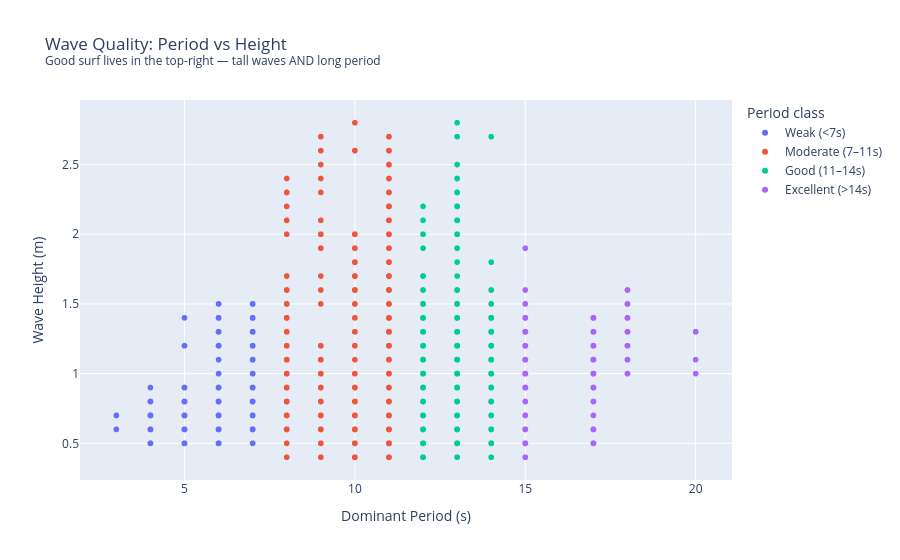
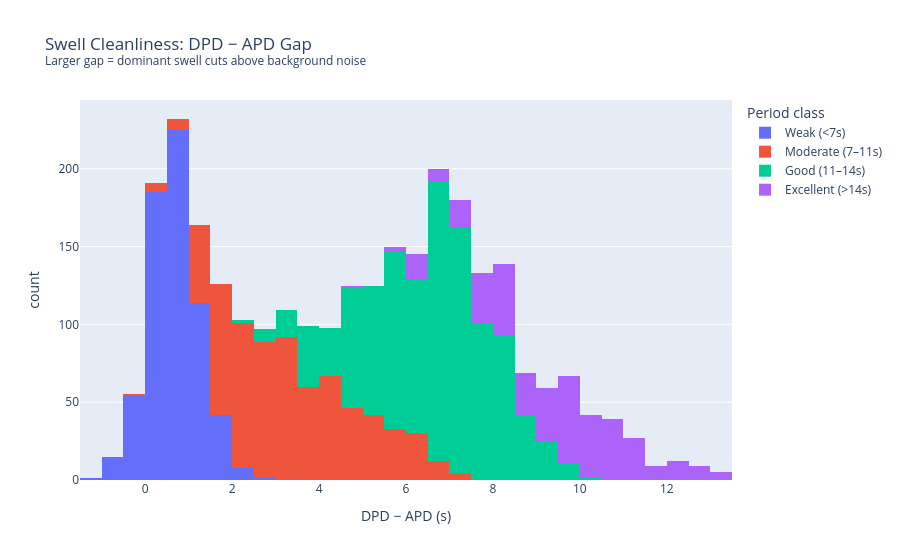
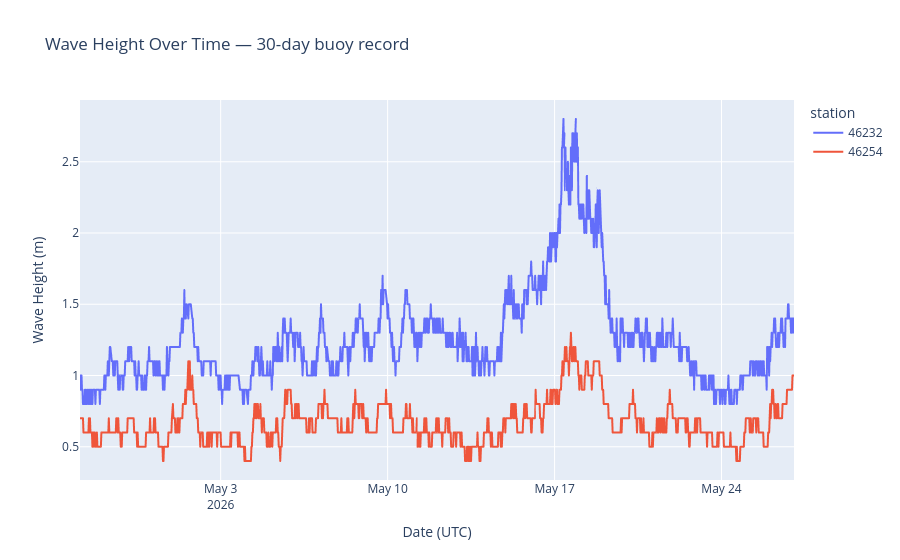

Write notebook code for charts like these, in order.
### Markdown cell above
---

## 1 — The Ocean Engine: Raw Swell Characteristics

*Where does the wave energy come from, and is it organized?*

Before a wave reaches a beach it has to cross the Pacific as a swell. The two numbers that matter most are:

- **WVHT (significant wave height)** — how tall the waves are at the buoy. Necessary but not sufficient for good surf.
- **DPD (dominant period)** — seconds between wave crests. This is the single most important quality indicator. A long period (≥ 12 s) means the swell traveled from a distant storm and each wave is fully organized and powerful. A short period (< 8 s) is local wind chop — messy and weak.

We also engineer two features here:
- **Swell energy proxy** = WVHT² × DPD — captures both size and organisation in one number.
- **Period gap** (DPD − APD) — a large gap means a clean swell is cutting above the background ocean noise.

### Code cell
# ── Feature engineering ─────────────────────────────────────────────────────
buoy['swell_energy'] = (buoy['WVHT'] ** 2) * buoy['DPD']
buoy['period_gap']   = buoy['DPD'] - buoy['APD']

dpd_conditions = [
    (buoy['DPD'] <= 7),
    (buoy['DPD'] > 7)  & (buoy['DPD'] <= 11),
    (buoy['DPD'] > 11) & (buoy['DPD'] <= 14),
    (buoy['DPD'] > 14),
]
dpd_choices = ['Weak (<7s)', 'Moderate (7–11s)', 'Good (11–14s)', 'Excellent (>14s)']
buoy['dpd_category'] = np.select(dpd_conditions, dpd_choices, default='Unknown')

# ── Wave quality scatter: DPD vs WVHT ───────────────────────────────────────
fig = px.scatter(
    buoy, x='DPD', y='WVHT', color='dpd_category',
    title='Wave Quality: Period vs Height<br><sup>Good surf lives in the top-right — tall waves AND long period</sup>',
    labels={'DPD': 'Dominant Period (s)', 'WVHT': 'Wave Height (m)', 'dpd_category': 'Period class'},
    category_orders={'dpd_category': dpd_choices},
)
fig.show()

# ── Period gap distribution ──────────────────────────────────────────────────
fig_gap = px.histogram(
    buoy, x='period_gap', color='dpd_category',
    title='Swell Cleanliness: DPD − APD Gap<br><sup>Larger gap = dominant swell cuts above background noise</sup>',
    labels={'period_gap': 'DPD − APD (s)', 'dpd_category': 'Period class'},
    category_orders={'dpd_category': dpd_choices},
)
fig_gap.show()

# ── Time series of wave height ───────────────────────────────────────────────
fig_ts = px.line(
    buoy, x='timestamp_utc', y='WVHT', color='station',
    title='Wave Height Over Time — 30-day buoy record',
    labels={'timestamp_utc': 'Date (UTC)', 'WVHT': 'Wave Height (m)'},
)
fig_ts.show()

### Figure 1 — Plotly figure (JSON) as saved in the notebook; plotly's stock layout.template omitted (floating-point values rounded to 4 significant figures; data arrays with more than 128 entries replaced by an {"elided": "..."} marker saying what was removed)
{"data": [{"hovertemplate": "Period class=Weak (<7s)<br>Dominant Period (s)=%{x}<br>Wave Height (m)=%{y}<extra></extra>", "legendgroup": "Weak (<7s)", "marker": {"color": "#636efa", "symbol": "circle"}, "mode": "markers", "name": "Weak (<7s)", "showlegend": true, "type": "scattergl", "x": {"elided": "645 int values"}, "xaxis": "x", "y": {"elided": "645 float values"}, "yaxis": "y"}, {"hovertemplate": "Period class=Moderate (7–11s)<br>Dominant Period (s)=%{x}<br>Wave Height (m)=%{y}<extra></extra>", "legendgroup": "Moderate (7–11s)", "marker": {"color": "#EF553B", "symbol": "circle"}, "mode": "markers", "name": "Moderate (7–11s)", "showlegend": true, "type": "scattergl", "x": {"elided": "715 int values"}, "xaxis": "x", "y": {"elided": "715 float values"}, "yaxis": "y"}, {"hovertemplate": "Period class=Good (11–14s)<br>Dominant Period (s)=%{x}<br>Wave Height (m)=%{y}<extra></extra>", "legendgroup": "Good (11–14s)", "marker": {"color": "#00cc96", "symbol": "circle"}, "mode": "markers", "name": "Good (11–14s)", "showlegend": true, "type": "scattergl", "x": {"elided": "1082 int values"}, "xaxis": "x", "y": {"elided": "1082 float values"}, "yaxis": "y"}, {"hovertemplate": "Period class=Excellent (>14s)<br>Dominant Period (s)=%{x}<br>Wave Height (m)=%{y}<extra></extra>", "legendgroup": "Excellent (>14s)", "marker": {"color": "#ab63fa", "symbol": "circle"}, "mode": "markers", "name": "Excellent (>14s)", "showlegend": true, "type": "scattergl", "x": {"elided": "383 int values"}, "xaxis": "x", "y": {"elided": "383 float values"}, "yaxis": "y"}], "layout": {"legend": {"title": {"text": "Period class"}, "tracegroupgap": 0}, "title": {"text": "Wave Quality: Period vs Height<br><sup>Good surf lives in the top-right — tall waves AND long period</sup>"}, "xaxis": {"anchor": "y", "domain": [0, 1], "title": {"text": "Dominant Period (s)"}}, "yaxis": {"anchor": "x", "domain": [0, 1], "title": {"text": "Wave Height (m)"}}}}

### Figure 2 — Plotly figure (JSON) as saved in the notebook; plotly's stock layout.template omitted (floating-point values rounded to 4 significant figures; data arrays with more than 128 entries replaced by an {"elided": "..."} marker saying what was removed)
{"data": [{"alignmentgroup": "True", "bingroup": "x", "hovertemplate": "Period class=Weak (<7s)<br>DPD − APD (s)=%{x}<br>count=%{y}<extra></extra>", "legendgroup": "Weak (<7s)", "marker": {"color": "#636efa", "pattern": {"shape": ""}}, "name": "Weak (<7s)", "offsetgroup": "Weak (<7s)", "orientation": "v", "showlegend": true, "type": "histogram", "x": {"elided": "645 float values"}, "xaxis": "x", "yaxis": "y"}, {"alignmentgroup": "True", "bingroup": "x", "hovertemplate": "Period class=Moderate (7–11s)<br>DPD − APD (s)=%{x}<br>count=%{y}<extra></extra>", "legendgroup": "Moderate (7–11s)", "marker": {"color": "#EF553B", "pattern": {"shape": ""}}, "name": "Moderate (7–11s)", "offsetgroup": "Moderate (7–11s)", "orientation": "v", "showlegend": true, "type": "histogram", "x": {"elided": "715 float values"}, "xaxis": "x", "yaxis": "y"}, {"alignmentgroup": "True", "bingroup": "x", "hovertemplate": "Period class=Good (11–14s)<br>DPD − APD (s)=%{x}<br>count=%{y}<extra></extra>", "legendgroup": "Good (11–14s)", "marker": {"color": "#00cc96", "pattern": {"shape": ""}}, "name": "Good (11–14s)", "offsetgroup": "Good (11–14s)", "orientation": "v", "showlegend": true, "type": "histogram", "x": {"elided": "1082 float values"}, "xaxis": "x", "yaxis": "y"}, {"alignmentgroup": "True", "bingroup": "x", "hovertemplate": "Period class=Excellent (>14s)<br>DPD − APD (s)=%{x}<br>count=%{y}<extra></extra>", "legendgroup": "Excellent (>14s)", "marker": {"color": "#ab63fa", "pattern": {"shape": ""}}, "name": "Excellent (>14s)", "offsetgroup": "Excellent (>14s)", "orientation": "v", "showlegend": true, "type": "histogram", "x": {"elided": "383 float values"}, "xaxis": "x", "yaxis": "y"}], "layout": {"barmode": "relative", "legend": {"title": {"text": "Period class"}, "tracegroupgap": 0}, "title": {"text": "Swell Cleanliness: DPD − APD Gap<br><sup>Larger gap = dominant swell cuts above background noise</sup>"}, "xaxis": {"anchor": "y", "domain": [0, 1], "title": {"text": "DPD − APD (s)"}}, "yaxis": {"anchor": "x", "domain": [0, 1], "title": {"text": "count"}}}}

### Figure 3 — Plotly figure (JSON) as saved in the notebook; plotly's stock layout.template omitted (floating-point values rounded to 4 significant figures; data arrays with more than 128 entries replaced by an {"elided": "..."} marker saying what was removed)
{"data": [{"hovertemplate": "station=46232<br>Date (UTC)=%{x}<br>Wave Height (m)=%{y}<extra></extra>", "legendgroup": "46232", "line": {"color": "#636efa", "dash": "solid"}, "marker": {"symbol": "circle"}, "mode": "lines", "name": "46232", "showlegend": true, "type": "scattergl", "x": {"elided": "1389 str values"}, "xaxis": "x", "y": {"elided": "1389 float values"}, "yaxis": "y"}, {"hovertemplate": "station=46254<br>Date (UTC)=%{x}<br>Wave Height (m)=%{y}<extra></extra>", "legendgroup": "46254", "line": {"color": "#EF553B", "dash": "solid"}, "marker": {"symbol": "circle"}, "mode": "lines", "name": "46254", "showlegend": true, "type": "scattergl", "x": {"elided": "1436 str values"}, "xaxis": "x", "y": {"elided": "1436 float values"}, "yaxis": "y"}], "layout": {"legend": {"title": {"text": "station"}, "tracegroupgap": 0}, "title": {"text": "Wave Height Over Time — 30-day buoy record"}, "xaxis": {"anchor": "y", "domain": [0, 1], "title": {"text": "Date (UTC)"}}, "yaxis": {"anchor": "x", "domain": [0, 1], "title": {"text": "Wave Height (m)"}}}}
